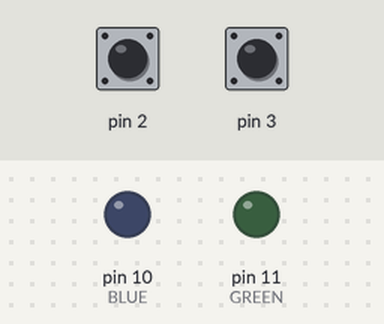
Simulated run of this sketch. Board: Arduino Uno, built with avr-gcc and run on an emulated ATmega328P. Parts: output pins drawn as LEDs (lit = HIGH). The inputs (shaded band) are chosen by the test bench; at power-on: pin 2 HIGH, pin 3 HIGH.

Above: at 1.2 s.
1.3 s: pin 2 driven LOW
At 1.45 s:
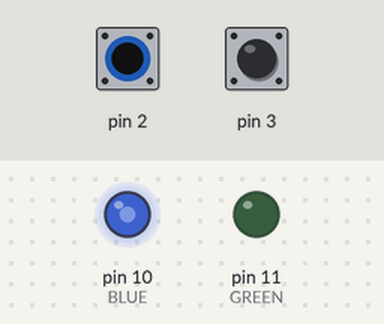
At 2.35 s:
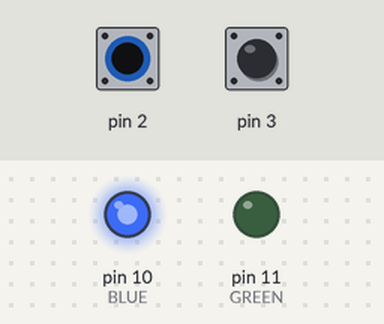
4.3 s: pin 3 driven LOW
At 4.45 s:
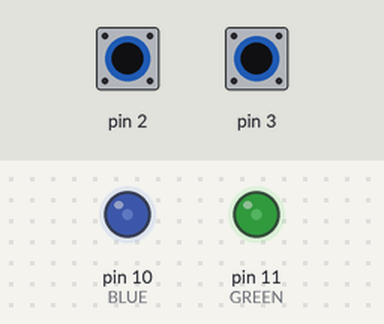
7.3 s: pin 2 pulsed HIGH 2 times (0.12 s each, 0.3 s apart)
10.3 s: pin 3 pulsed HIGH 2 times (0.12 s each, 0.3 s apart)
Timing chart, 0 to 14.3 s (numbered marks = the images above; inputs shaded):
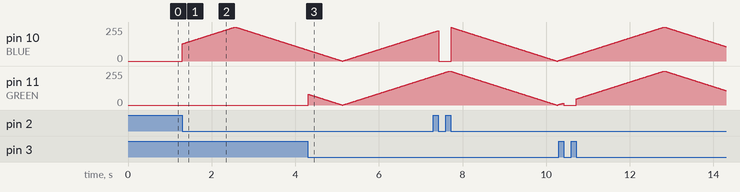

Measured:
- after the input at 1.3 s, pin 10 (BLUE): rises from 0/255 to 255/255 in 1.3 s, then falls to 82/255 in 1.7 s

The sketch:

interrupt.ino
```cpp
const int BUTTON_INT1=0;
const int BUTTON_INT2=1;
const int GREEN=11;
const int BLUE=10;
bool btn1=false;
bool btn2=false;

void setup() {
  // put your setup code here, to run once:
  pinMode(GREEN,OUTPUT);
  pinMode(BLUE,OUTPUT);
  attachInterrupt(BUTTON_INT1,swap1,FALLING);
  attachInterrupt(BUTTON_INT2,swap2,FALLING);
}
void swap1(){
btn1=!btn1;
delay(100);
}
void swap2(){
btn2=!btn2;
delay(100);
}
void loop() {
  // put your main code here, to run repeatedly:
  for(int i=0;i<256;i++){
    if(btn1==true)
    analogWrite(BLUE,i);

    else
    analogWrite(BLUE,0);

    if(btn2==true)
    analogWrite(GREEN,i);
    else
    analogWrite(GREEN,0);
    delay(10);
    }
    for(int i=255;i>=0;i--){
    if(btn1==true)
    analogWrite(BLUE,i);
    else
    analogWrite(BLUE,0);
     if(btn2==true)
    analogWrite(GREEN,i);
    else
    analogWrite(GREEN,0);
    delay(10);
    }
}
```
